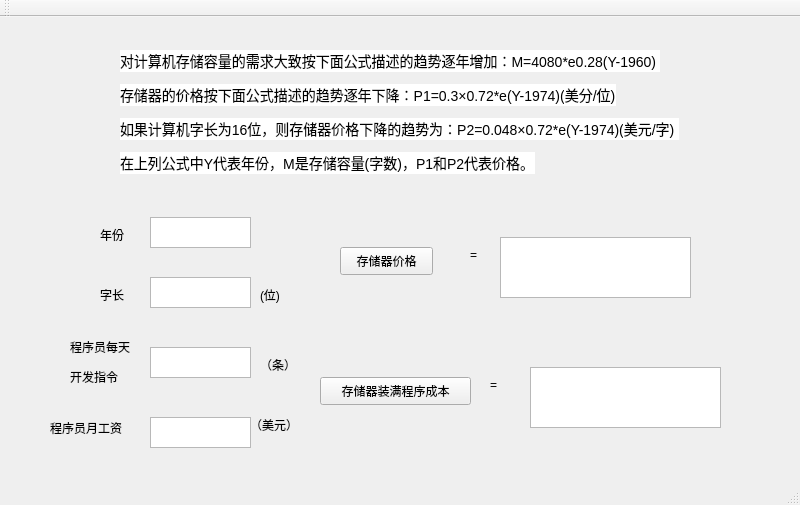
<?xml version="1.0" encoding="UTF-8"?>
<ui version="4.0">
 <class>MainWindow</class>
 <widget class="QMainWindow" name="MainWindow">
  <property name="geometry">
   <rect>
    <x>0</x>
    <y>0</y>
    <width>800</width>
    <height>505</height>
   </rect>
  </property>
  <property name="windowTitle">
   <string>MainWindow</string>
  </property>
  <widget class="QWidget" name="centralWidget">
   <widget class="QLabel" name="label">
    <property name="geometry">
     <rect>
      <x>100</x>
      <y>210</y>
      <width>41</width>
      <height>16</height>
     </rect>
    </property>
    <property name="text">
     <string>年份</string>
    </property>
   </widget>
   <widget class="QPushButton" name="pushButton">
    <property name="geometry">
     <rect>
      <x>340</x>
      <y>230</y>
      <width>93</width>
      <height>28</height>
     </rect>
    </property>
    <property name="text">
     <string>存储器价格</string>
    </property>
   </widget>
   <widget class="QPushButton" name="pushButton_2">
    <property name="geometry">
     <rect>
      <x>320</x>
      <y>360</y>
      <width>151</width>
      <height>28</height>
     </rect>
    </property>
    <property name="text">
     <string>存储器装满程序成本</string>
    </property>
   </widget>
   <widget class="QTextBrowser" name="textBrowser_2">
    <property name="geometry">
     <rect>
      <x>500</x>
      <y>220</y>
      <width>191</width>
      <height>61</height>
     </rect>
    </property>
   </widget>
   <widget class="QLabel" name="label_2">
    <property name="geometry">
     <rect>
      <x>470</x>
      <y>230</y>
      <width>21</width>
      <height>16</height>
     </rect>
    </property>
    <property name="text">
     <string>=</string>
    </property>
   </widget>
   <widget class="QTextBrowser" name="textBrowser_3">
    <property name="geometry">
     <rect>
      <x>530</x>
      <y>350</y>
      <width>191</width>
      <height>61</height>
     </rect>
    </property>
   </widget>
   <widget class="QLabel" name="label_3">
    <property name="geometry">
     <rect>
      <x>490</x>
      <y>360</y>
      <width>21</width>
      <height>16</height>
     </rect>
    </property>
    <property name="text">
     <string>=</string>
    </property>
   </widget>
   <widget class="QLabel" name="label_4">
    <property name="geometry">
     <rect>
      <x>100</x>
      <y>270</y>
      <width>41</width>
      <height>16</height>
     </rect>
    </property>
    <property name="text">
     <string>字长</string>
    </property>
   </widget>
   <widget class="QLabel" name="label_6">
    <property name="geometry">
     <rect>
      <x>50</x>
      <y>400</y>
      <width>91</width>
      <height>21</height>
     </rect>
    </property>
    <property name="text">
     <string>程序员月工资</string>
    </property>
   </widget>
   <widget class="QLabel" name="label_8">
    <property name="geometry">
     <rect>
      <x>70</x>
      <y>310</y>
      <width>81</width>
      <height>71</height>
     </rect>
    </property>
    <property name="text">
     <string>&lt;html&gt;&lt;head/&gt;&lt;body&gt;&lt;p align=&quot;justify&quot;&gt;程序员每天&lt;/p&gt;&lt;p align=&quot;justify&quot;&gt;开发指令&lt;/p&gt;&lt;/body&gt;&lt;/html&gt;</string>
    </property>
   </widget>
   <widget class="QLabel" name="label_9">
    <property name="geometry">
     <rect>
      <x>120</x>
      <y>20</y>
      <width>571</width>
      <height>151</height>
     </rect>
    </property>
    <property name="text">
     <string>&lt;html&gt;&lt;head/&gt;&lt;body&gt;&lt;p align=&quot;justify&quot;&gt;&lt;span style=&quot; font-family:'Arial,宋体'; font-size:14px; color:#000000; background-color:#ffffff;&quot;&gt;对计算机存储容量的需求大致按下面公式描述的趋势逐年增加：M=4080*e0.28(Y-1960) &lt;/span&gt;&lt;/p&gt;&lt;p align=&quot;justify&quot;&gt;&lt;span style=&quot; font-family:'Arial,宋体'; font-size:14px; color:#000000; background-color:#ffffff;&quot;&gt;存储器的价格按下面公式描述的趋势逐年下降：P1=0.3×0.72*e(Y-1974)(美分/位)&lt;/span&gt;&lt;/p&gt;&lt;p align=&quot;justify&quot;&gt;&lt;span style=&quot; font-family:'Arial,宋体'; font-size:14px; color:#000000; background-color:#ffffff;&quot;&gt;如果计算机字长为16位，则存储器价格下降的趋势为：P2=0.048×0.72*e(Y-1974)(美元/字) &lt;/span&gt;&lt;/p&gt;&lt;p align=&quot;justify&quot;&gt;&lt;span style=&quot; font-family:'Arial,宋体'; font-size:14px; color:#000000; background-color:#ffffff;&quot;&gt;在上列公式中Y代表年份，M是存储容量(字数)，P1和P2代表价格。&lt;/span&gt;&lt;/p&gt;&lt;/body&gt;&lt;/html&gt;</string>
    </property>
   </widget>
   <widget class="QLabel" name="label_5">
    <property name="geometry">
     <rect>
      <x>260</x>
      <y>270</y>
      <width>41</width>
      <height>16</height>
     </rect>
    </property>
    <property name="text">
     <string>(位)</string>
    </property>
   </widget>
   <widget class="QLabel" name="label_7">
    <property name="geometry">
     <rect>
      <x>260</x>
      <y>340</y>
      <width>41</width>
      <height>16</height>
     </rect>
    </property>
    <property name="text">
     <string>（条）</string>
    </property>
   </widget>
   <widget class="QLabel" name="label_10">
    <property name="geometry">
     <rect>
      <x>250</x>
      <y>400</y>
      <width>61</width>
      <height>16</height>
     </rect>
    </property>
    <property name="text">
     <string>（美元）</string>
    </property>
   </widget>
   <widget class="QTextEdit" name="textEdit">
    <property name="geometry">
     <rect>
      <x>150</x>
      <y>200</y>
      <width>101</width>
      <height>31</height>
     </rect>
    </property>
   </widget>
   <widget class="QTextEdit" name="textEdit_2">
    <property name="geometry">
     <rect>
      <x>150</x>
      <y>260</y>
      <width>101</width>
      <height>31</height>
     </rect>
    </property>
   </widget>
   <widget class="QTextEdit" name="textEdit_3">
    <property name="geometry">
     <rect>
      <x>150</x>
      <y>330</y>
      <width>101</width>
      <height>31</height>
     </rect>
    </property>
   </widget>
   <widget class="QTextEdit" name="textEdit_4">
    <property name="geometry">
     <rect>
      <x>150</x>
      <y>400</y>
      <width>101</width>
      <height>31</height>
     </rect>
    </property>
   </widget>
  </widget>
  <widget class="QToolBar" name="mainToolBar">
   <attribute name="toolBarArea">
    <enum>TopToolBarArea</enum>
   </attribute>
   <attribute name="toolBarBreak">
    <bool>false</bool>
   </attribute>
  </widget>
  <widget class="QStatusBar" name="statusBar"/>
 </widget>
 <layoutdefault spacing="6" margin="11"/>
 <resources/>
 <connections/>
</ui>
